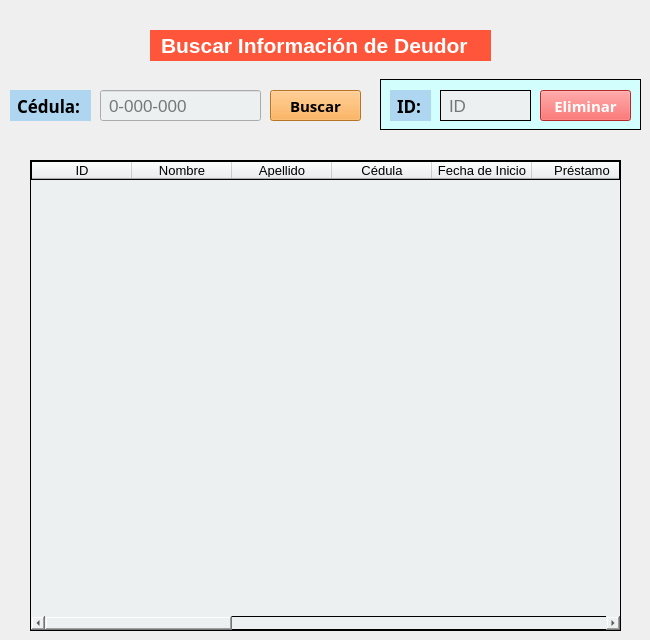
   <widget class="QWidget" name="tab_6">
    <attribute name="title">
     <string>Buscar Deudor</string>
    </attribute>
    <widget class="QLabel" name="label_11">
     <property name="geometry">
      <rect>
       <x>150</x>
       <y>30</y>
       <width>341</width>
       <height>31</height>
      </rect>
     </property>
     <property name="font">
      <font>
       <pointsize>16</pointsize>
       <weight>75</weight>
       <bold>true</bold>
      </font>
     </property>
     <property name="styleSheet">
      <string notr="true">background-color: rgb(255, 85, 58); color: white; padding: 0 5px 0 5px</string>
     </property>
     <property name="text">
      <string>Buscar Información de Deudor</string>
     </property>
    </widget>
    <widget class="QLineEdit" name="lineEditIdTab3">
     <property name="geometry">
      <rect>
       <x>100</x>
       <y>90</y>
       <width>161</width>
       <height>31</height>
      </rect>
     </property>
     <property name="font">
      <font>
       <pointsize>13</pointsize>
      </font>
     </property>
     <property name="styleSheet">
      <string notr="true">background-color:rgb(236, 240, 241);
padding-left:6px;</string>
     </property>
     <property name="placeholderText">
      <string>0-000-000</string>
     </property>
    </widget>
    <widget class="QLabel" name="label_12">
     <property name="geometry">
      <rect>
       <x>10</x>
       <y>90</y>
       <width>81</width>
       <height>31</height>
      </rect>
     </property>
     <property name="font">
      <font>
       <family>Arial Black</family>
       <pointsize>13</pointsize>
       <weight>75</weight>
       <bold>true</bold>
      </font>
     </property>
     <property name="styleSheet">
      <string notr="true">background-color:rgb(174, 214, 241 ); padding:0 0 0 2px;</string>
     </property>
     <property name="text">
      <string>Cédula:</string>
     </property>
    </widget>
    <widget class="QPushButton" name="pushButtonSearchTab3">
     <property name="geometry">
      <rect>
       <x>270</x>
       <y>90</y>
       <width>91</width>
       <height>31</height>
      </rect>
     </property>
     <property name="font">
      <font>
       <family>Arial Black</family>
       <pointsize>11</pointsize>
       <weight>75</weight>
       <bold>true</bold>
      </font>
     </property>
     <property name="styleSheet">
      <string notr="true">background-color: rgb(255, 162, 51); </string>
     </property>
     <property name="text">
      <string>Buscar</string>
     </property>
    </widget>
    <widget class="QPushButton" name="pushButtonDeleteTab3">
     <property name="geometry">
      <rect>
       <x>540</x>
       <y>90</y>
       <width>91</width>
       <height>31</height>
      </rect>
     </property>
     <property name="font">
      <font>
       <family>Arial Black</family>
       <pointsize>11</pointsize>
       <weight>75</weight>
       <bold>true</bold>
      </font>
     </property>
     <property name="styleSheet">
      <string notr="true">background-color: rgb(255, 58, 58 ); color: white;</string>
     </property>
     <property name="text">
      <string>Eliminar</string>
     </property>
    </widget>
    <widget class="QTableWidget" name="tableWidgetTab3">
     <property name="geometry">
      <rect>
       <x>30</x>
       <y>160</y>
       <width>591</width>
       <height>471</height>
      </rect>
     </property>
     <property name="font">
      <font>
       <pointsize>10</pointsize>
      </font>
     </property>
     <property name="styleSheet">
      <string notr="true">background-color:rgb(236, 240, 241);border:1px solid black;</string>
     </property>
     <column>
      <property name="text">
       <string>ID</string>
      </property>
     </column>
     <column>
      <property name="text">
       <string>Nombre</string>
      </property>
     </column>
     <column>
      <property name="text">
       <string>Apellido</string>
      </property>
     </column>
     <column>
      <property name="text">
       <string>Cédula</string>
      </property>
     </column>
     <column>
      <property name="text">
       <string>Fecha de Inicio</string>
      </property>
     </column>
     <column>
      <property name="text">
       <string>Préstamo</string>
      </property>
     </column>
     <column>
      <property name="text">
       <string>Cuota</string>
      </property>
     </column>
     <column>
      <property name="text">
       <string>Forma de Pagar</string>
      </property>
     </column>
     <column>
      <property name="text">
       <string>ID Deudor</string>
      </property>
     </column>
     <column>
      <property name="text">
       <string>Abono en Capital</string>
      </property>
     </column>
     <column>
      <property name="text">
       <string>Abono en Interés</string>
      </property>
     </column>
     <column>
      <property name="text">
       <string>Fecha de abono</string>
      </property>
     </column>
     <column>
      <property name="text">
       <string>Debe de Capital</string>
      </property>
     </column>
     <column>
      <property name="text">
       <string>Interés que debe</string>
      </property>
     </column>
     <column>
      <property name="text">
       <string>Total que debe</string>
      </property>
     </column>
    </widget>
    <widget class="QLineEdit" name="lineEditIdTab3_2">
     <property name="geometry">
      <rect>
       <x>440</x>
       <y>90</y>
       <width>91</width>
       <height>31</height>
      </rect>
     </property>
     <property name="font">
      <font>
       <pointsize>13</pointsize>
      </font>
     </property>
     <property name="styleSheet">
      <string notr="true">background-color:rgb(236, 240, 241);
border: 1px solid #000;;
padding-left:6px;</string>
     </property>
     <property name="alignment">
      <set>Qt::AlignJustify|Qt::AlignVCenter</set>
     </property>
     <property name="placeholderText">
      <string>ID</string>
     </property>
    </widget>
    <widget class="QLabel" name="label_31">
     <property name="geometry">
      <rect>
       <x>390</x>
       <y>90</y>
       <width>41</width>
       <height>31</height>
      </rect>
     </property>
     <property name="font">
      <font>
       <family>Arial Black</family>
       <pointsize>13</pointsize>
       <weight>75</weight>
       <bold>true</bold>
      </font>
     </property>
     <property name="styleSheet">
      <string notr="true">background-color:rgb(174, 214, 241 ); padding:0 0 0 2px;</string>
     </property>
     <property name="text">
      <string>ID:</string>
     </property>
    </widget>
    <widget class="QFrame" name="frame_2">
     <property name="geometry">
      <rect>
       <x>380</x>
       <y>79</y>
       <width>261</width>
       <height>51</height>
      </rect>
     </property>
     <property name="styleSheet">
      <string notr="true">background-color:#d3fefe
; border:1px solid #000;</string>
     </property>
     <property name="frameShape">
      <enum>QFrame::StyledPanel</enum>
     </property>
     <property name="frameShadow">
      <enum>QFrame::Raised</enum>
     </property>
    </widget>
    <zorder>frame_2</zorder>
    <zorder>label_11</zorder>
    <zorder>lineEditIdTab3</zorder>
    <zorder>label_12</zorder>
    <zorder>pushButtonSearchTab3</zorder>
    <zorder>pushButtonDeleteTab3</zorder>
    <zorder>tableWidgetTab3</zorder>
    <zorder>lineEditIdTab3_2</zorder>
    <zorder>label_31</zorder>
   </widget>
